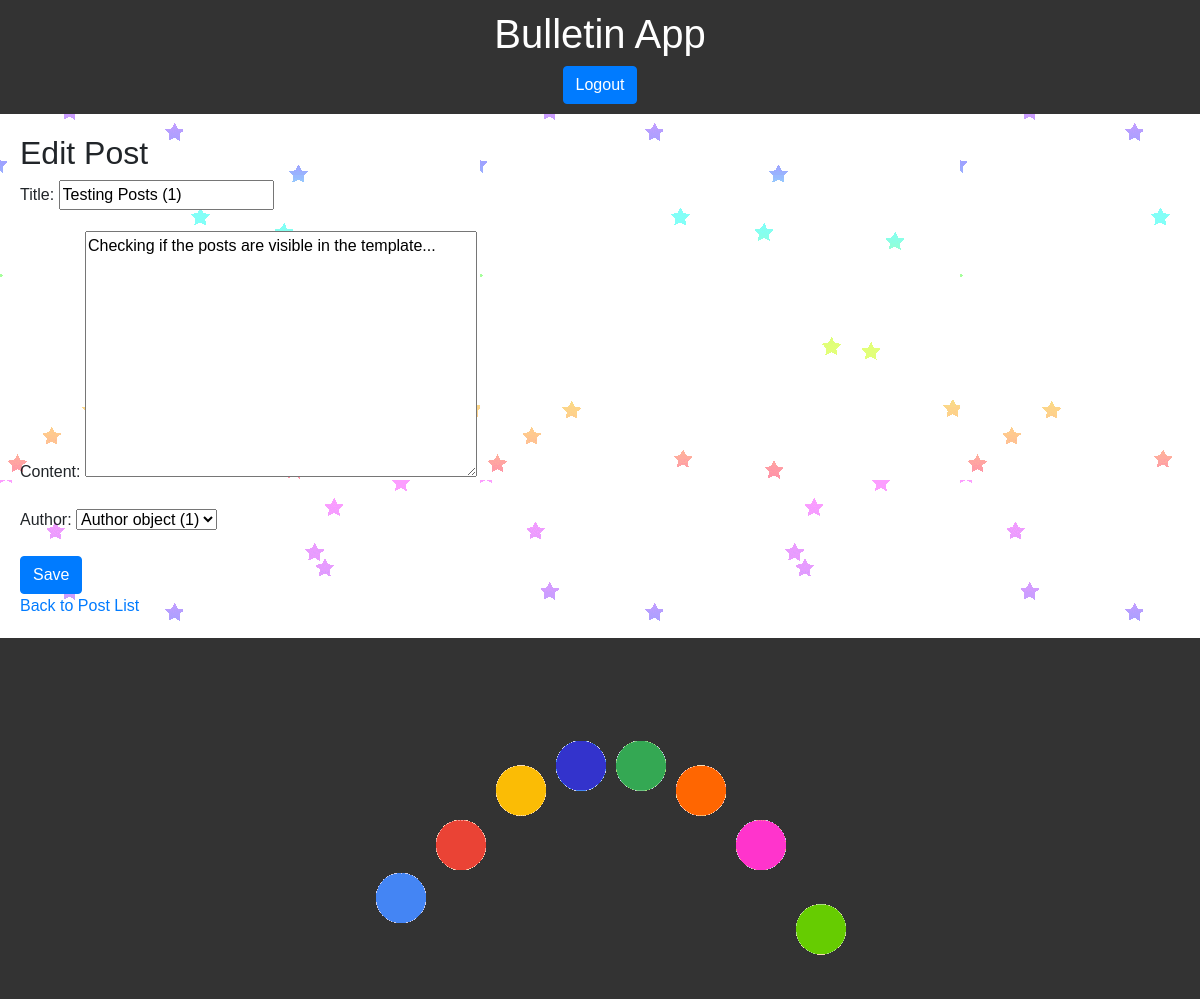
The page /post/post/1/edit/ (signed in) on the database its author committed.
### posts/models.py (models this page shows)
class Post(models.Model):
    title = models.CharField(max_length=255)
    content = models.TextField()
    created_at = models.DateTimeField(auto_now_add=True)
    author = models.ForeignKey('Author', on_delete=models.CASCADE, null=True,
                               blank=True)

### posts/views.py (the view)
# urls.py: path('post/<int:pk>/edit/', post_update, name='post_update'),
def post_update(request, pk):
    if request.user.is_authenticated:
        post = get_object_or_404(Post, pk=pk)
        if request.method == "POST":
            form = PostForm(request.POST, instance=post)
            if form.is_valid():
                post = form.save(commit=False)
                post.save()
                return redirect('post_list')
        else:
            form = PostForm(instance=post)
        return render(request, 'posts/post_form.html', {'form': form})
    else:
        return authentication(request)

### posts/forms.py
class PostForm(forms.ModelForm):
    class Meta:
        model = Post
        fields = ['title', 'content', 'author']

### posts/templates/posts/post_form.html (shortened to what this page needs)
{% extends 'base.html' %}
{% block content %}
  <h2>{% if form.instance.pk %}Edit{% else %}Create{% endif %} Post </h2>
  <form method="post" action="{% if form.instance.pk %}
  {% url 'post_update' pk=form.instance.pk %}{% else %}{% url 'post_create' %}
  {% endif %}">
      {{ form.as_p }}
      <button class="btn btn-primary" type="submit">Save</button>
  </form>
  <a href="{% url 'post_list' %}">Back to Post List</a>
{% endblock %}

### posts/templates/posts/styles.css (style rules this page uses)
body { font-family: 'Ariel', sans-serif; }

### posts/templates/base.html (style rules this page uses)
body { font-family: 'Ariel', sans-serif; height: 100vh; padding: 0; margin: 0; }

### rows shown on the page
Post: title "Testing Posts (1)", content "Checking if the posts are visible in the template...", author "Author object (1)"
